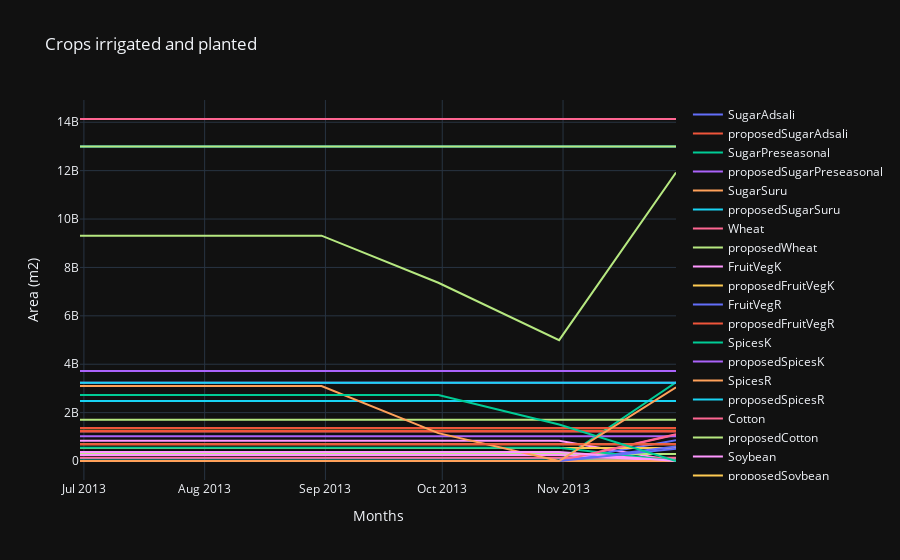
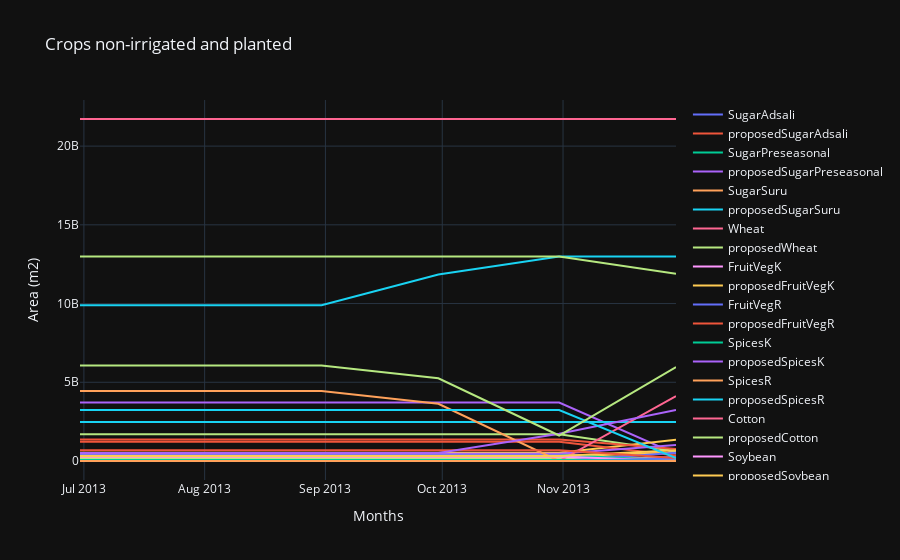
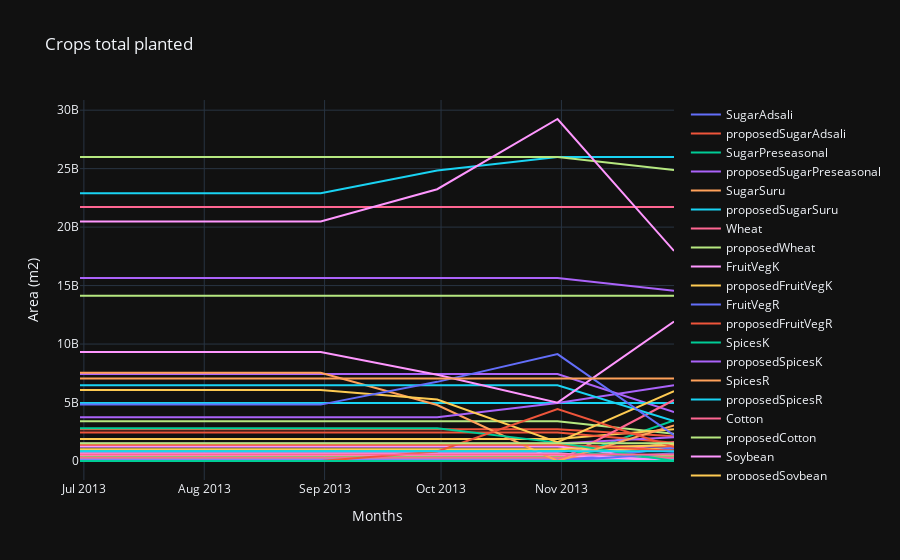
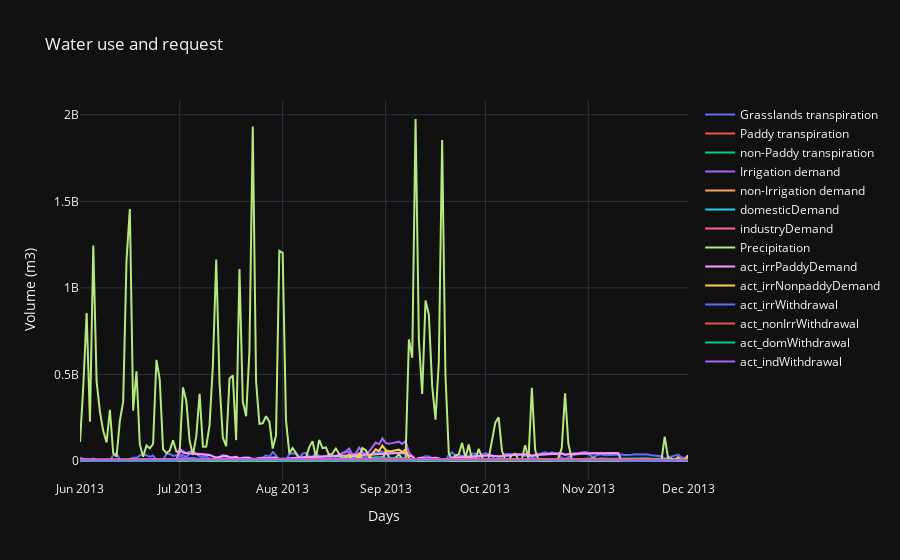

Notebook code cell kept with these figures, in order:
### Code cell
from plotly import graph_objs as go, offline as po, tools
fig_planted_Irr = go.Figure()
fig_planted_nonIrr = go.Figure()
fig_planted_total = go.Figure()

fig_daily = go.Figure()


for c in range(len(Crops)):
    fig_planted_Irr.add_trace(go.Scatter(y=WB['Irrigated Area'][c][1],
                             x=Dates_simulation,
                    mode='lines',
                    name=Crops_names[c]))
    
    fig_planted_nonIrr.add_trace(go.Scatter(y=WB['non-Irrigated Area'][c][1],
                         x=Dates_simulation,
                mode='lines',
                name=Crops_names[c]))
    
    fig_planted_total.add_trace(go.Scatter(y=WB['non-Irrigated Area'][c][1]+WB['Irrigated Area'][c][1],
                     x=Dates_simulation,
            mode='lines',
            name=Crops_names[c]))
    
    
    
    
    fig_planted_Irr.add_trace(go.Scatter(y=WB['Irrigated Area proposed'][c][1],
                         x=Dates_simulation,
                mode='lines',
                name='proposed'+Crops_names[c]))
    
    fig_planted_nonIrr.add_trace(go.Scatter(y=WB['non-Irrigated Area proposed'][c][1],
                         x=Dates_simulation,
                mode='lines',
                name='proposed'+Crops_names[c]))
    
    fig_planted_total.add_trace(go.Scatter(y=WB['non-Irrigated Area proposed'][c][1]+WB['Irrigated Area proposed'][c][1],
                     x=Dates_simulation,
            mode='lines',
            name='proposed'+ Crops_names[c]))
    
    
fig_planted_Irr.add_trace(go.Scatter(y=WB['Total Irrigated land'][0][1],
             x=Dates_simulation,
    mode='lines',
    name='total irrigated land'))

fig_planted_nonIrr.add_trace(go.Scatter(y=WB['Total non-Irrigated land'][0][1],
             x=Dates_simulation,
    mode='lines',
    name='total non-irrigated land'))   

fig_planted_total.add_trace(go.Scatter(y=WB['Total non-Irrigated land'][0][1],
             x=Dates_simulation,
    mode='lines',
    name='total non-irrigated land'))
fig_planted_total.add_trace(go.Scatter(y=WB['Total Irrigated land'][0][1],
             x=Dates_simulation,
    mode='lines',
    name='total irrigated land'))
    

fig_planted_Irr.add_trace(go.Scatter(y=WB['Total irrigated and planted'][0][1],
             x=Dates_simulation,
    mode='lines',
    name='total irrigated crops'))

fig_planted_nonIrr.add_trace(go.Scatter(y=WB['Total non-irrigated and planted'][0][1],
             x=Dates_simulation,
    mode='lines',
    name='total non-irrigated crops'))


fig_planted_total.add_trace(go.Scatter(y=WB['Total irrigated and planted'][0][1],
             x=Dates_simulation,
    mode='lines',
    name='total irrigated crops'))

fig_planted_total.add_trace(go.Scatter(y=WB['Total non-irrigated and planted'][0][1],
             x=Dates_simulation,
    mode='lines',
    name='total non-irrigated crops'))

#dev
fig_planted_total.add_trace(go.Scatter(y=WB['Fallowed Irrigated land'][0][1],
             x=Dates_simulation,
    mode='lines',
    name='fallowed irrigated crops'))

fig_planted_total.add_trace(go.Scatter(y=WB['Fallowed non-irrigated land'][0][1],
             x=Dates_simulation,
    mode='lines',
    name='fallowed non-irrigated crops'))


fig_planted_total.add_trace(go.Scatter(y=WB['General irrigated land'][0][1], #WB['Total Irrigated land'][0][1] - WB['Total irrigated and planted'][0][1] - WB['Fallowed Irrigated land'][0][1],
             x=Dates_simulation,
    mode='lines',
    name='General irrigated crops'))

fig_planted_total.add_trace(go.Scatter(y=WB['General non-irrigated land'][0][1], #y=WB['Total non-Irrigated land'][0][1] - WB['Total irrigated and planted'][0][1] - WB['Fallowed Irrigated land'][0][1],
             x=Dates_simulation,
    mode='lines',
    name='General non-irrigated crops'))





fig_planted_total.add_trace(go.Scatter(y=WB['Forest'][0][1], #y=WB['Total non-Irrigated land'][0][1] - WB['Total irrigated and planted'][0][1] - WB['Fallowed Irrigated land'][0][1],
             x=Dates_simulation,
    mode='lines',
    name='Forest'))

fig_planted_total.add_trace(go.Scatter(y=WB['Paddy'][0][1], #y=WB['Total non-Irrigated land'][0][1] - WB['Total irrigated and planted'][0][1] - WB['Fallowed Irrigated land'][0][1],
             x=Dates_simulation,
    mode='lines',
    name='Paddy'))

fig_planted_total.add_trace(go.Scatter(y=WB['Sealed'][0][1], #y=WB['Total non-Irrigated land'][0][1] - WB['Total irrigated and planted'][0][1] - WB['Fallowed Irrigated land'][0][1],
             x=Dates_simulation,
    mode='lines',
    name='Sealed'))

fig_planted_total.add_trace(go.Scatter(y=WB['Water'][0][1], #y=WB['Total non-Irrigated land'][0][1] - WB['Total irrigated and planted'][0][1] - WB['Fallowed Irrigated land'][0][1],
             x=Dates_simulation,
    mode='lines',
    name='Water'))
fig_planted_total.add_trace(go.Scatter(y=WB['Available land'][0][1], #y=WB['Total non-Irrigated land'][0][1] - WB['Total irrigated and planted'][0][1] - WB['Fallowed Irrigated land'][0][1],
             x=Dates_simulation,
    mode='lines',
    name='Available land'))


fig_daily.add_trace(go.Scatter(y=WB2['actTransTotal_grasslands'][0][1], #y=WB['Total non-Irrigated land'][0][1] - WB['Total irrigated and planted'][0][1] - WB['Fallowed Irrigated land'][0][1],
             x=Dates_simulation2,
    mode='lines',
    name='Grasslands transpiration'))
fig_daily.add_trace(go.Scatter(y=WB2['actTransTotal_paddy'][0][1], #y=WB['Total non-Irrigated land'][0][1] - WB['Total irrigated and planted'][0][1] - WB['Fallowed Irrigated land'][0][1],
             x=Dates_simulation2,
    mode='lines',
    name='Paddy transpiration'))
fig_daily.add_trace(go.Scatter(y=WB2['actTransTotal_nonpaddy'][0][1], #y=WB['Total non-Irrigated land'][0][1] - WB['Total irrigated and planted'][0][1] - WB['Fallowed Irrigated land'][0][1],
             x=Dates_simulation2,
    mode='lines',
    name='non-Paddy transpiration'))
              
fig_daily.add_trace(go.Scatter(y=WB2['Irrigation demand'][0][1], #y=WB['Total non-Irrigated land'][0][1] - WB['Total irrigated and planted'][0][1] - WB['Fallowed Irrigated land'][0][1],
             x=Dates_simulation2,
    mode='lines',
    name='Irrigation demand'))
fig_daily.add_trace(go.Scatter(y=WB2['non-Irrigation demand'][0][1], #y=WB['Total non-Irrigated land'][0][1] - WB['Total irrigated and planted'][0][1] - WB['Fallowed Irrigated land'][0][1],
             x=Dates_simulation2,
    mode='lines',
    name='non-Irrigation demand'))
fig_daily.add_trace(go.Scatter(y=WB2['domesticDemand'][0][1], #y=WB['Total non-Irrigated land'][0][1] - WB['Total irrigated and planted'][0][1] - WB['Fallowed Irrigated land'][0][1],
             x=Dates_simulation2,
    mode='lines',
    name='domesticDemand'))
fig_daily.add_trace(go.Scatter(y=WB2['industryDemand'][0][1], #y=WB['Total non-Irrigated land'][0][1] - WB['Total irrigated and planted'][0][1] - WB['Fallowed Irrigated land'][0][1],
             x=Dates_simulation2,
    mode='lines',
    name='industryDemand'))

fig_daily.add_trace(go.Scatter(y=WB2['Precipitation'][0][1], #y=WB['Total non-Irrigated land'][0][1] - WB['Total irrigated and planted'][0][1] - WB['Fallowed Irrigated land'][0][1],
             x=Dates_simulation2,
    mode='lines',
    name='Precipitation'))
fig_daily.add_trace(go.Scatter(y=WB2['act_irrPaddyDemand'][0][1], #y=WB['Total non-Irrigated land'][0][1] - WB['Total irrigated and planted'][0][1] - WB['Fallowed Irrigated land'][0][1],
             x=Dates_simulation2,
    mode='lines',
    name='act_irrPaddyDemand'))
fig_daily.add_trace(go.Scatter(y=WB2['act_irrNonpaddyDemand'][0][1], #y=WB['Total non-Irrigated land'][0][1] - WB['Total irrigated and planted'][0][1] - WB['Fallowed Irrigated land'][0][1],
             x=Dates_simulation2,
    mode='lines',
    name='act_irrNonpaddyDemand '))

fig_daily.add_trace(go.Scatter(y=WB2['Irrigation withdrawals'][0][1],
             x=Dates_simulation2,
    mode='lines',
    name='act_irrWithdrawal'))
fig_daily.add_trace(go.Scatter(y=WB2['non-Irrigation withdrawals'][0][1],
             x=Dates_simulation2,
    mode='lines',
    name='act_nonIrrWithdrawal'))
fig_daily.add_trace(go.Scatter(y=WB2['Domestic withdrawals'][0][1],
             x=Dates_simulation2,
    mode='lines',
    name='act_domWithdrawal'))
fig_daily.add_trace(go.Scatter(y=WB2['Industrial withdrawal'][0][1],
             x=Dates_simulation2,
    mode='lines',
    name='act_indWithdrawal'))
"""
fig_daily.add_trace(go.Scatter(y=WB2['unmetDemand'][0][1],
             x=Dates_simulation2,
    mode='lines',
    name='unmetDemand'))
"""
fig_daily.update_layout(title='Water use and request',
                       xaxis_title = 'Days',
                       yaxis_title = 'Volume (m3)',
                        template='plotly_dark')


"""
fig_planted_Irr.update_layout(title='Crops irrigated and planted',
                       xaxis_title = 'Months',
                       yaxis_title = 'Area (m2)')

fig_planted_Irr.update_layout(title='Crops non-irrigated and planted',
                       xaxis_title = 'Months',
                       yaxis_title = 'Area (m2)')

fig_planted_Irr.update_layout(title='Crops total planted',
                       xaxis_title = 'Months',
                       yaxis_title = 'Area (m2)')

"""
fig_planted_Irr.update_layout(title='Crops irrigated and planted',
                       xaxis_title = 'Months',
                       yaxis_title = 'Area (m2)',  template='plotly_dark')

fig_planted_nonIrr.update_layout(title='Crops non-irrigated and planted',
                       xaxis_title = 'Months',
                       yaxis_title = 'Area (m2)',  template='plotly_dark')

fig_planted_total.update_layout(title='Crops total planted',
                       xaxis_title = 'Months',
                       yaxis_title = 'Area (m2)', template='plotly_dark')

fig_planted_Irr.show()
fig_planted_nonIrr.show()
fig_planted_total.show()
fig_daily.show()
